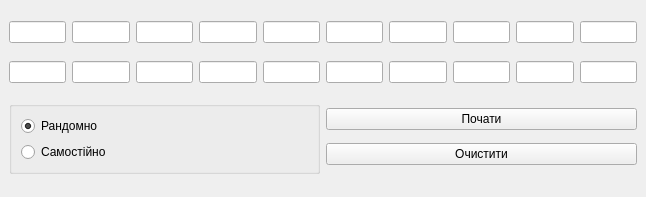
<?xml version="1.0" encoding="UTF-8"?>
<ui version="4.0">
 <class>MainWindow</class>
 <widget class="QMainWindow" name="MainWindow">
  <property name="geometry">
   <rect>
    <x>0</x>
    <y>0</y>
    <width>646</width>
    <height>197</height>
   </rect>
  </property>
  <property name="windowTitle">
   <string>MainWindow</string>
  </property>
  <widget class="QWidget" name="centralwidget">
   <layout class="QVBoxLayout" name="verticalLayout_3">
    <item>
     <layout class="QHBoxLayout" name="horizontalLayout">
      <item>
       <widget class="QLineEdit" name="lineEdit_1"/>
      </item>
      <item>
       <widget class="QLineEdit" name="lineEdit_2"/>
      </item>
      <item>
       <widget class="QLineEdit" name="lineEdit_3"/>
      </item>
      <item>
       <widget class="QLineEdit" name="lineEdit_4"/>
      </item>
      <item>
       <widget class="QLineEdit" name="lineEdit_5"/>
      </item>
      <item>
       <widget class="QLineEdit" name="lineEdit_6"/>
      </item>
      <item>
       <widget class="QLineEdit" name="lineEdit_8"/>
      </item>
      <item>
       <widget class="QLineEdit" name="lineEdit_7"/>
      </item>
      <item>
       <widget class="QLineEdit" name="lineEdit_9"/>
      </item>
      <item>
       <widget class="QLineEdit" name="lineEdit_10"/>
      </item>
     </layout>
    </item>
    <item>
     <layout class="QHBoxLayout" name="horizontalLayout_2">
      <item>
       <widget class="QLineEdit" name="lineEdit_11"/>
      </item>
      <item>
       <widget class="QLineEdit" name="lineEdit_12"/>
      </item>
      <item>
       <widget class="QLineEdit" name="lineEdit_13"/>
      </item>
      <item>
       <widget class="QLineEdit" name="lineEdit_14"/>
      </item>
      <item>
       <widget class="QLineEdit" name="lineEdit_15"/>
      </item>
      <item>
       <widget class="QLineEdit" name="lineEdit_16"/>
      </item>
      <item>
       <widget class="QLineEdit" name="lineEdit_17"/>
      </item>
      <item>
       <widget class="QLineEdit" name="lineEdit_18"/>
      </item>
      <item>
       <widget class="QLineEdit" name="lineEdit_19"/>
      </item>
      <item>
       <widget class="QLineEdit" name="lineEdit_20"/>
      </item>
     </layout>
    </item>
    <item>
     <layout class="QHBoxLayout" name="horizontalLayout_3">
      <item>
       <widget class="QGroupBox" name="groupBox">
        <property name="title">
         <string/>
        </property>
        <layout class="QVBoxLayout" name="verticalLayout">
         <item>
          <widget class="QRadioButton" name="random_check">
           <property name="text">
            <string>Рандомно</string>
           </property>
           <property name="checked">
            <bool>true</bool>
           </property>
          </widget>
         </item>
         <item>
          <widget class="QRadioButton" name="selfmade_check">
           <property name="text">
            <string>Самостійно</string>
           </property>
          </widget>
         </item>
        </layout>
       </widget>
      </item>
      <item>
       <layout class="QVBoxLayout" name="verticalLayout_2">
        <item>
         <widget class="QPushButton" name="start_btn">
          <property name="text">
           <string>Почати</string>
          </property>
         </widget>
        </item>
        <item>
         <widget class="QPushButton" name="clear_btn">
          <property name="text">
           <string>Очистити</string>
          </property>
         </widget>
        </item>
       </layout>
      </item>
     </layout>
    </item>
   </layout>
  </widget>
 </widget>
 <resources/>
 <connections/>
</ui>
